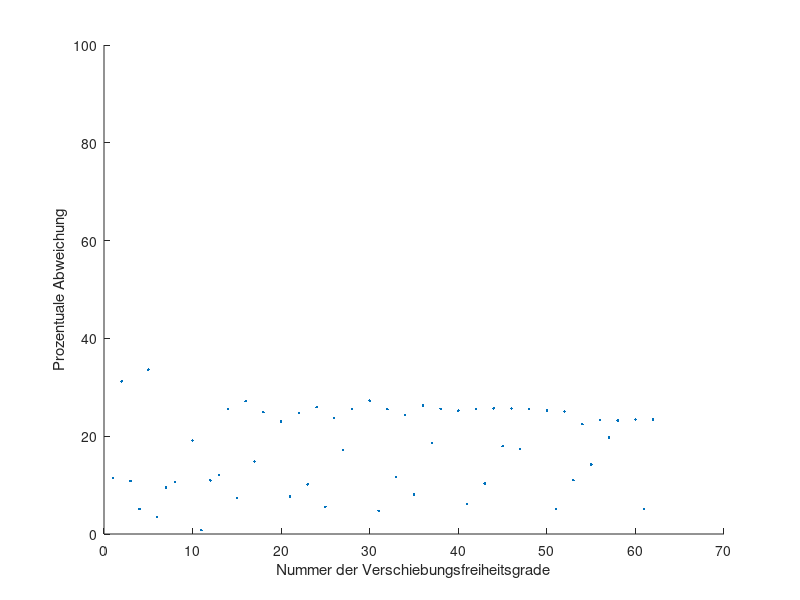

Here is the MATLAB script that generated this plot:
%plot kleines Fachwerk
x = [1:62];
y1 = [0.0320199028868231;-0.0154725384825662;0.134189850359612;-0.154055223481860;0.0901001628433498;-0.161078693504632;0.0629649798519554;-0.181682416193190;0.00598347224079100;-0.204138836423690;-0.111218562408888;-0.246524274649729;0.261356230696452;-0.381449901422455;0.166620073020913;-0.398814725721801;0.0920573592751452;-0.432000312572811;-0.00796207351395555;-0.469664886717442;-0.180051686591738;-0.502638129375637;0.371157786733947;-0.672081781859193;0.227319220646812;-0.696381273906571;0.116670751404714;-0.727450924036306;-0.0172162877822654;-0.758735942110386;-0.215911568116393;-0.782297509385210;0.456659850724064;-1.03569210518696;0.281248210190354;-1.02457244268655;0.141068775589937;-1.03212863714512;-0.0187470512513202;-1.04610420223193;-0.228209882366223;-1.05725206804407;0.503281577214588;-1.32632656917476;0.316501342774924;-1.30451211398392;0.159047429146917;-1.29853879994091;-0.0174501154457057;-1.29954276101068;-0.229360330803912;-1.30069320944837;0.521717758895954;-1.56187392644927;0.335913334211654;-1.53031010813064;0.170048807591133;-1.51815828124873;-0.0162996670080164;-1.51700783281104;-0.229360330803912;-1.51700783281104];
%plot(x,y1,'.')

hold on 
y2 = [0.0283594500415842;-0.0203024335188097;0.148734495101041;-0.161941931602884;0.0598205747560148;-0.166611465559156;0.0689643176254067;-0.201024986247792;0.0129541456940156;-0.243132536494151;-0.112114082588692;-0.273549002744350;0.292799456245810;-0.478977623189832;0.154387271491952;-0.507045263901528;0.105722168564598;-0.539597262807990;0.0201370563747361;-0.577861658069757;-0.193811698927186;-0.627219013660673;0.408796776741005;-0.846386074021595;0.239985247075059;-0.861399948647774;0.136767623829780;-0.913112743639901;0.00513403719145562;-0.965768433647410;-0.226151959494803;-0.981965842910651;0.509780222610021;-1.28806724572620;0.303898181433206;-1.29352998683017;0.167341631462220;-1.29623291197916;0.0103918986531245;-1.31013608448011;-0.242294810799179;-1.32748033468521;0.555300927307107;-1.66718795355053;0.373330747437664;-1.63879982735584;0.186715391386689;-1.63078100129905;0.00876760757458319;-1.62759969974409;-0.241093412270878;-1.62639830121579;0.579209758198886;-1.91230322393234;0.383668317541342;-1.88621205482412;0.203670388728168;-1.87045845581958;0.00756620904628232;-1.87165985434788;-0.241093412270878;-1.87165985434788];
%plot(x,y2,'.')

%legend('u_{FEM}','u_{FETI-DP}','Location','southwest')
%xlabel('Nummer der Verschiebungsfreiheitsgrade')
%ylabel('Absolutwerte der  Verschiebungsfreiheitsgrade [m]')

 xlabel('Nummer der Verschiebungsfreiheitsgrade')
 ylabel('Prozentuale Abweichung')
ylim([0,100])
%xlabel('Nummer der Verschiebungsfreiheitsgrade')
%ylabel('Absoluter Fehler [m]')
diff=y2-y1;
div=abs(diff)./abs(y1)*100;
%plot(x,diff.','.')
plot(x,div.','.')